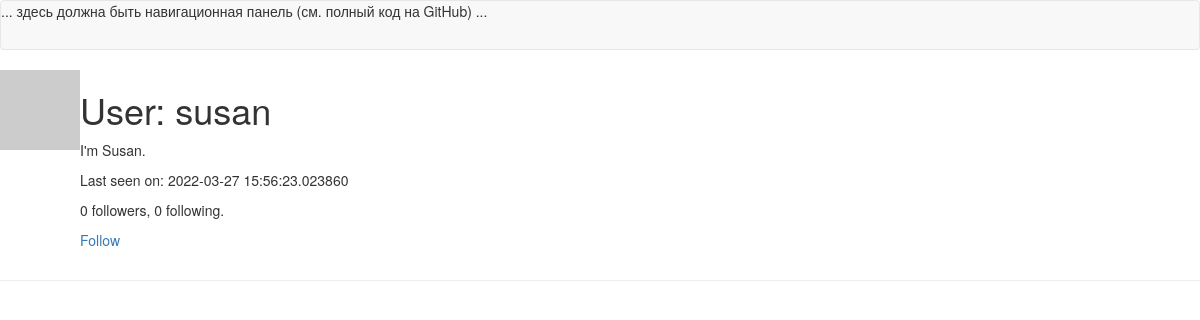
The app's page /user/susan (signed in), older data.
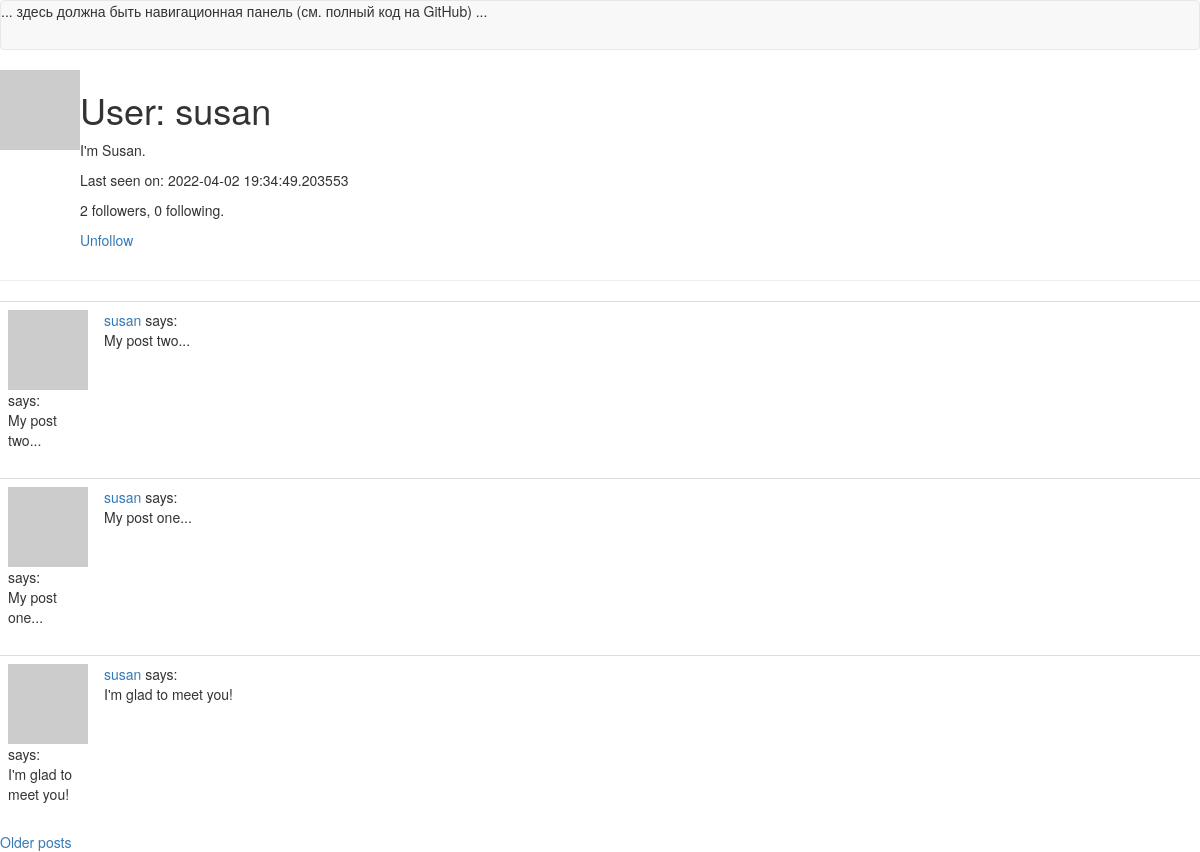
The same page, newer data.
### app/models.py (models this page shows, shortened)
class User(UserMixin, db.Model):
    id = db.Column(db.Integer, primary_key=True)
    username = db.Column(db.String(64), index=True, unique=True)
    email = db.Column(db.String(120), index=True, unique=True)
    password_hash = db.Column(db.String(128))
    posts = db.relationship('Post', backref='author', lazy='dynamic')
    about_me = db.Column(db.String(140))
    last_seen = db.Column(db.DateTime, default=datetime.utcnow)
    followed = db.relationship(
        'User', secondary=followers,
        primaryjoin=(followers.c.follower_id == id),
        secondaryjoin=(followers.c.followed_id == id),
        backref=db.backref('followers', lazy='dynamic'), lazy='dynamic')
    def is_following(self, user):
        return self.followed.filter(
            followers.c.followed_id == user.id).count() > 0
    def avatar(self, size):
        digest = md5(self.email.lower().encode('utf-8')).hexdigest()
        return 'https://www.gravatar.com/avatar/{}?d=identicon&s={}'.format(
            digest, size)

class Post(db.Model):
    id = db.Column(db.Integer, primary_key=True)
    body = db.Column(db.String(140))
    timestamp = db.Column(db.DateTime, index=True, default=datetime.utcnow)
    user_id = db.Column(db.Integer, db.ForeignKey('user.id'))

### app/routes.py (the view)
@app.route('/user/<username>')
@login_required
def user(username):
    user = User.query.filter_by(username=username).first_or_404()
    page = request.args.get('page', 1, type=int)
    posts = user.posts.order_by(Post.timestamp.desc()).paginate(
        page, app.config['POSTS_PER_PAGE'], False)
    next_url = url_for('user', username=user.username, page=posts.next_num) \
        if posts.has_next else None
    prev_url = url_for('user', username=user.username, page=posts.prev_num) \
        if posts.has_prev else None
    return render_template('user.html', user=user, posts=posts.items,
                           next_url=next_url, prev_url=prev_url)

### app/models.py (called while the page is built)
@login.user_loader
def load_user(id):
    return User.query.get(int(id))

### app/routes.py (called while the page is built)
@app.before_request
def before_request():
    if current_user.is_authenticated:
        current_user.last_seen = datetime.utcnow()
        db.session.commit()

### app/templates/user.html (shortened to what this page needs)
{% extends "base.html" %}
{% block content %}
    <table>
        <tr valign="top">
            <td><img src="{{ user.avatar(128) }}"></td>
            <td>
                <h1>User: {{ user.username }}</h1>
                {% if user.about_me %}<p>{{ user.about_me }}</p>{% endif %}
                {% if user.last_seen %}<p>Last seen on: {{ user.last_seen }}</p>{% endif %}
                <p>{{ user.followers.count() }} followers, {{ user.followed.count() }} following.</p>
                {% if user == current_user %}
                    <p><a href="{{ url_for('edit_profile') }}">Edit your profile</a></p>
                {% elif not current_user.is_following(user) %}
                    <p><a href="{{ url_for('follow', username=user.username) }}">Follow</a></p>
                {% else %}
                    <p><a href="{{ url_for('unfollow', username=user.username) }}">Unfollow</a></p>
                {% endif %}
            </td>
        </tr>
    </table>
    <hr>
    {% for post in posts %}
        {% include '_post.html' %}
    {% endfor %}
    {% if next_url %}
        <a href="{{ next_url }}">Older posts</a>
    {% endif %}
{% endblock %}

### app/templates/base.html (shortened to what this page needs)
{% extends 'bootstrap/base.html' %}
{% block navbar %}
    <nav class="navbar navbar-default">
        ... здесь должна быть навигационная панель  (см. полный код на GitHub) ...
    </nav>
{% endblock %}

### app/templates/_post.html
<table class="table table-hover">
    <tr>
        <td width="70px">
            <a href="{{ url_for('user', username=post.author.username) }}">
                <img src="{{ post.author.avatar(70) }}">
            </a>
             says:<br>{{ post.body }}
        </td>
        <td>
            <a href="{{ url_for('user', username=post.author.username) }}">
                {{ post.author.username }}
            </a>
            says:
            <br>
            {{ post.body }}
        </td>
    </tr>
</table>

Row changes from the older to the newer data that the page shows:
changed User "susan": last_seen "2022-03-27 15:56:23.023860" → "2022-04-02 19:34:49.203553"
added Post: body "My post two...", author.username "susan"
added Post: body "My post one...", author.username "susan"
added Post: body "I'm glad to meet you!", author.username "susan"
Text that changed along with them:
{{ user.followers.count() }}: "0" → "2"
text no longer shown: "Follow"
text now shown: "Unfollow Older posts"
